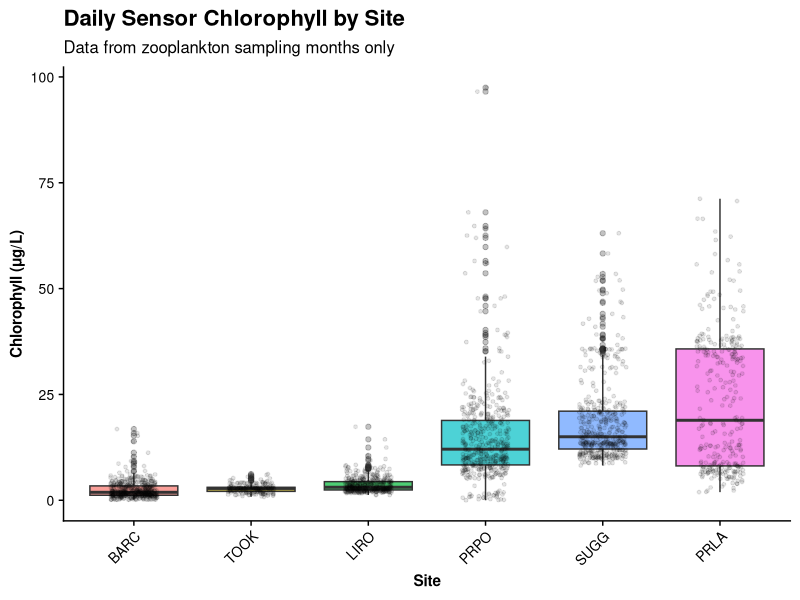
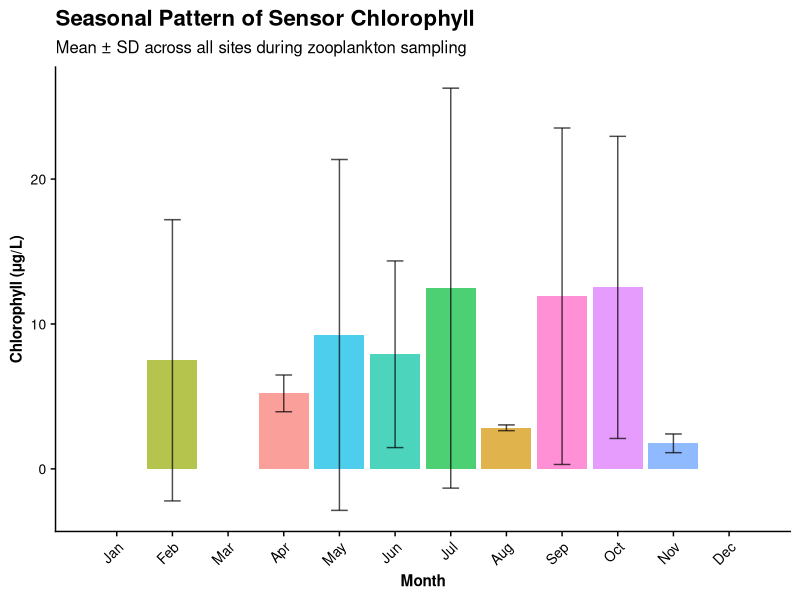
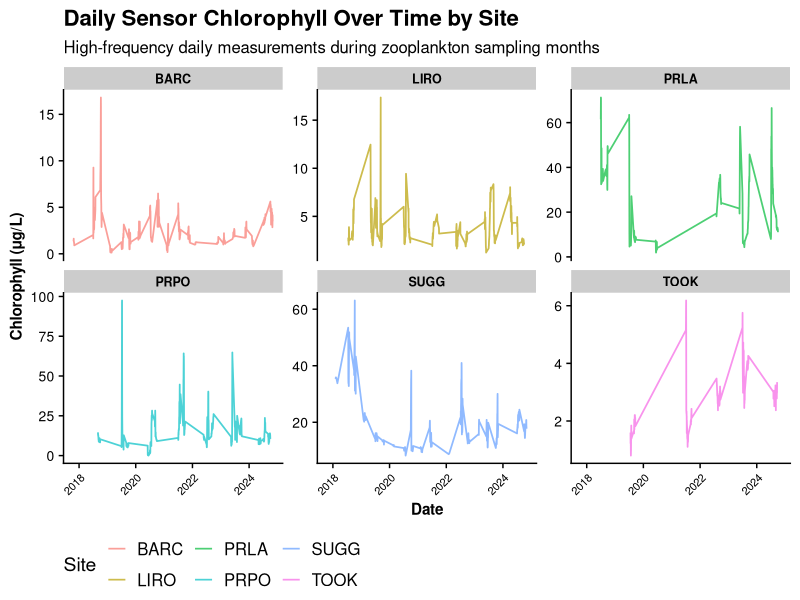
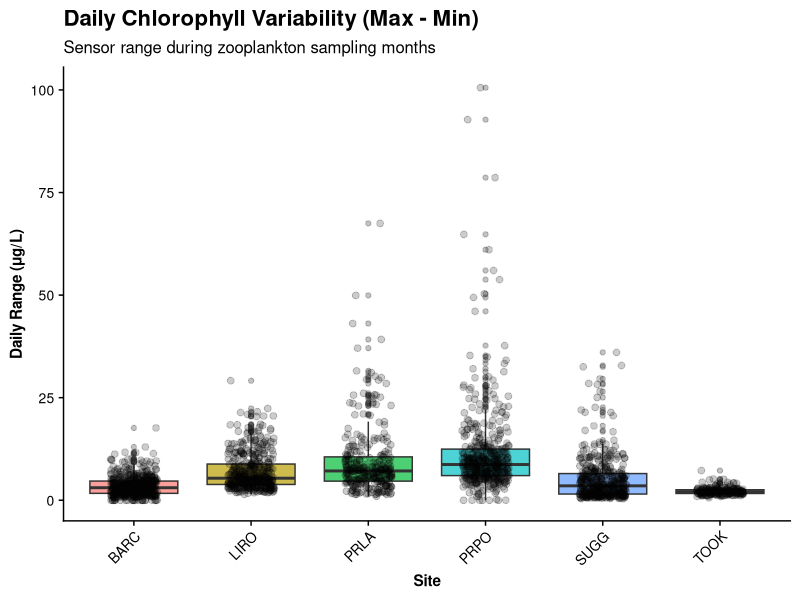
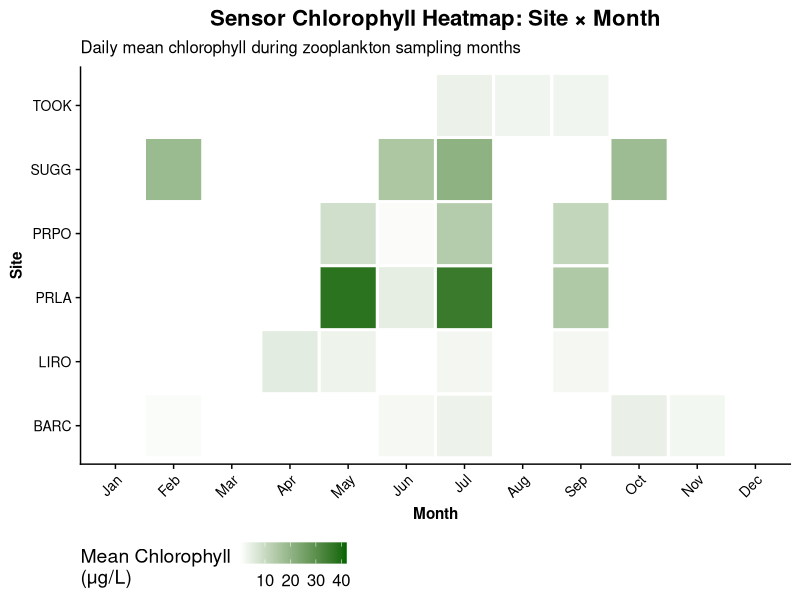

Write the R code that produced these figures, in order.
# Phytoplankton Chlorophyll Sensor Data Analysis
# Purpose: Analyze daily chlorophyll sensor measurements during zooplankton sampling months
#          Compare sensor-based chlorophyll patterns with discrete sample data (Script 20)
# Date: 2026-05-04
#
# INPUTS:
#   - data-raw/NEON_daily_summaries/NEON_daily_sensor_chlorophyll_stats.csv
#     (Daily chlorophyll sensor measurements: meanChlorophyll, max, min)
#   - data-processed/zooplankton_body_size_summary_adults_2014_2026.csv
#     (Body size data with collection dates to identify sampling months)
#
# OUTPUTS:
#   - data-processed/sensor_chlorophyll_during_zooplankton_sampling.csv
#     (Daily sensor chlorophyll data filtered to zooplankton sampling months)
#   - stats-tables/sensor_chlorophyll_summary_by_site_month.csv
#     (Monthly sensor chlorophyll summaries by site)
#   - figures/sensor_chlorophyll_*.png (5+ visualization figures)
#
# NOTE: Sensor chlorophyll = continuous daily measurements
#       vs. Script 20 discrete samples = episodic sample-based measurements

library(tidyverse)
library(readr)
library(lubridate)
library(cowplot)

theme_set(theme_cowplot() +
  theme(
    axis.text = element_text(size = 10),
    axis.title = element_text(size = 11, face = "bold"),
    strip.text = element_text(size = 9, face = "bold"),
    legend.position = "bottom"
  ))

# Create output directories if needed
if (!dir.exists("figures")) {
  dir.create("figures", showWarnings = FALSE)
}
if (!dir.exists("stats-tables")) {
  dir.create("stats-tables", showWarnings = FALSE)
}

# ============================================================================
# Part 1: Load Data
# ============================================================================

cat("Loading sensor chlorophyll data...\n\n")

sensor_chl_raw <- read_csv("data-raw/NEON_daily_summaries/NEON_daily_sensor_chlorophyll_stats.csv")

cat("Raw sensor chlorophyll data:\n")
cat("  Records:", nrow(sensor_chl_raw), "\n")
cat("  Sites:", n_distinct(sensor_chl_raw$siteID), "\n")
cat("  Date range:", min(sensor_chl_raw$date), "to", max(sensor_chl_raw$date), "\n\n")

# Load zooplankton body size data to identify sampling months
cat("Loading zooplankton body size data (to identify sampling months)...\n\n")

zoo_body_size <- read_csv("data-processed/zooplankton_body_size_summary_adults_2014_2026.csv")

# Get the unique months when zooplankton are sampled (by site and month)
zoo_sampling_months <- zoo_body_size |>
  mutate(
    collectDate = as.Date(collectDate),
    year = year(collectDate),
    month = month(collectDate)
  ) |>
  select(siteID, year, month) |>
  distinct() |>
  arrange(siteID, year, month)

cat("Zooplankton sampling months identified:\n")
cat("  Site-month combinations:", nrow(zoo_sampling_months), "\n")
cat("  Unique sites:", n_distinct(zoo_sampling_months$siteID), "\n\n")

# ============================================================================
# Part 2: Filter Sensor Chlorophyll to Zooplankton Sampling Months
# ============================================================================

cat("Filtering sensor chlorophyll data to zooplankton sampling months...\n\n")

sensor_chl_processed <- sensor_chl_raw |>
  mutate(
    date = as.Date(date),
    year = year(date),
    month = month(date)
  ) |>
  # Filter to zooplankton sites
  filter(siteID %in% c("BARC", "CRAM", "LIRO", "PRLA", "PRPO", "SUGG", "TOOK")) |>
  # Inner join to keep only sensor data from months when zooplankton were sampled
  inner_join(
    zoo_sampling_months,
    by = c("siteID", "year", "month")
  ) |>
  select(siteID, year, month, date, meanChlorophyll, maxChlorophyll, minChlorophyll)

cat("Sensor chlorophyll data filtered to zooplankton sampling months:\n")
cat("  Records retained:", nrow(sensor_chl_processed), "\n")
cat("  Percent of original:", round(nrow(sensor_chl_processed) / nrow(sensor_chl_raw) * 100, 1), "%\n\n")

# ============================================================================
# Part 3: Summary Statistics
# ============================================================================

cat("Calculating sensor chlorophyll summary statistics...\n\n")

# By site-month
sensor_chl_by_site_month <- sensor_chl_processed |>
  group_by(siteID, year, month) |>
  summarise(
    n_days = n(),
    chl_mean = mean(meanChlorophyll, na.rm = TRUE),
    chl_sd = sd(meanChlorophyll, na.rm = TRUE),
    chl_min = min(minChlorophyll, na.rm = TRUE),
    chl_max = max(maxChlorophyll, na.rm = TRUE),
    chl_daily_cv = sd(meanChlorophyll, na.rm = TRUE) / mean(meanChlorophyll, na.rm = TRUE),  # Coefficient of variation
    .groups = "drop"
  ) |>
  arrange(siteID, year, month)

cat("Sensor chlorophyll summary by site-month:\n")
cat("  Unique site-month combinations:", nrow(sensor_chl_by_site_month), "\n\n")

# By site (overall)
sensor_chl_by_site <- sensor_chl_by_site_month |>
  group_by(siteID) |>
  summarise(
    n_sampling_months = n(),
    chl_mean_overall = mean(chl_mean, na.rm = TRUE),
    chl_sd_overall = sd(chl_mean, na.rm = TRUE),
    chl_min_overall = min(chl_min, na.rm = TRUE),
    chl_max_overall = max(chl_max, na.rm = TRUE),
    chl_variability = mean(chl_daily_cv, na.rm = TRUE),  # Average daily variability
    .groups = "drop"
  ) |>
  arrange(desc(chl_mean_overall))

cat("Sensor chlorophyll summary by site:\n")
print(sensor_chl_by_site)
cat("\n")

# By month (across all sites)
sensor_chl_by_month <- sensor_chl_processed |>
  group_by(month) |>
  summarise(
    n_days = n(),
    chl_mean = mean(meanChlorophyll, na.rm = TRUE),
    chl_sd = sd(meanChlorophyll, na.rm = TRUE),
    chl_min = min(minChlorophyll, na.rm = TRUE),
    chl_max = max(maxChlorophyll, na.rm = TRUE),
    .groups = "drop"
  ) |>
  mutate(
    month_name = month.abb[month]
  ) |>
  arrange(month)

cat("Sensor chlorophyll summary by month (across all sites):\n")
cat("  Mean:", round(mean(sensor_chl_processed$meanChlorophyll, na.rm = TRUE), 2), "μg/L\n")
cat("  SD:", round(sd(sensor_chl_processed$meanChlorophyll, na.rm = TRUE), 2), "μg/L\n")
cat("  Range:", round(min(sensor_chl_processed$minChlorophyll, na.rm = TRUE), 2), "-",
    round(max(sensor_chl_processed$maxChlorophyll, na.rm = TRUE), 2), "μg/L\n\n")

# ============================================================================
# Part 4: Save Processed Data
# ============================================================================

cat("Saving processed data...\n\n")

write_csv(sensor_chl_processed, "data-processed/sensor_chlorophyll_during_zooplankton_sampling.csv")
cat("✓ Saved: data-processed/sensor_chlorophyll_during_zooplankton_sampling.csv\n")

write_csv(sensor_chl_by_site_month, "stats-tables/sensor_chlorophyll_summary_by_site_month.csv")
cat("✓ Saved: stats-tables/sensor_chlorophyll_summary_by_site_month.csv\n\n")

# ============================================================================
# Part 5: Create Visualizations
# ============================================================================

cat("Creating visualizations...\n\n")

# Plot 1: Sensor chlorophyll by site (boxplot)
p1_by_site <- sensor_chl_processed |>
  mutate(siteID = fct_reorder(siteID, meanChlorophyll, .fun = median)) |>
  ggplot(aes(x = siteID, y = meanChlorophyll, fill = siteID)) +
  geom_boxplot(alpha = 0.7, outlier.alpha = 0.3) +
  geom_jitter(width = 0.2, alpha = 0.1, size = 1) +
  labs(
    title = "Daily Sensor Chlorophyll by Site",
    subtitle = "Data from zooplankton sampling months only",
    x = "Site",
    y = "Chlorophyll (μg/L)"
  ) +
  theme(legend.position = "none", axis.text.x = element_text(angle = 45, hjust = 1))

ggsave("figures/sensor_chlorophyll_by_site.png", p1_by_site, width = 10, height = 7, dpi = 300)
cat("✓ Saved: figures/sensor_chlorophyll_by_site.png\n")

# Plot 2: Sensor chlorophyll by month (seasonal pattern)
p2_by_month <- sensor_chl_by_month |>
  ggplot(aes(x = month, y = chl_mean, fill = month_name)) +
  geom_col(alpha = 0.7) +
  geom_errorbar(aes(ymin = chl_mean - chl_sd, ymax = chl_mean + chl_sd),
                width = 0.3, alpha = 0.7) +
  scale_x_continuous(
    breaks = 1:12,
    labels = month.abb,
    limits = c(0.5, 12.5)
  ) +
  labs(
    title = "Seasonal Pattern of Sensor Chlorophyll",
    subtitle = "Mean ± SD across all sites during zooplankton sampling",
    x = "Month",
    y = "Chlorophyll (μg/L)"
  ) +
  theme(legend.position = "none", axis.text.x = element_text(angle = 45, hjust = 1))

ggsave("figures/sensor_chlorophyll_seasonal_pattern.png", p2_by_month, width = 10, height = 7, dpi = 300)
cat("✓ Saved: figures/sensor_chlorophyll_seasonal_pattern.png\n")

# Plot 3: Sensor chlorophyll over time (time series by site with daily resolution)
p3_time_series <- sensor_chl_processed |>
  ggplot(aes(x = date, y = meanChlorophyll, color = siteID)) +
  geom_line(size = 0.6, alpha = 0.7) +
  facet_wrap(~siteID, scales = "free_y", ncol = 3) +
  labs(
    title = "Daily Sensor Chlorophyll Over Time by Site",
    subtitle = "High-frequency daily measurements during zooplankton sampling months",
    x = "Date",
    y = "Chlorophyll (μg/L)",
    color = "Site"
  ) +
  theme(
    legend.position = "bottom",
    axis.text.x = element_text(angle = 45, hjust = 1, size = 8)
  )

ggsave("figures/sensor_chlorophyll_time_series_by_site.png", p3_time_series, width = 14, height = 10, dpi = 300)
cat("✓ Saved: figures/sensor_chlorophyll_time_series_by_site.png\n")

# Plot 4: Daily variability (max - min)
sensor_chl_processed_var <- sensor_chl_processed |>
  mutate(
    daily_range = maxChlorophyll - minChlorophyll
  )

p4_variability <- sensor_chl_processed_var |>
  ggplot(aes(x = siteID, y = daily_range, fill = siteID)) +
  geom_boxplot(alpha = 0.7, outlier.alpha = 0.3) +
  geom_jitter(width = 0.2, alpha = 0.2, size = 2) +
  labs(
    title = "Daily Chlorophyll Variability (Max - Min)",
    subtitle = "Sensor range during zooplankton sampling months",
    x = "Site",
    y = "Daily Range (μg/L)"
  ) +
  theme(legend.position = "none", axis.text.x = element_text(angle = 45, hjust = 1))

ggsave("figures/sensor_chlorophyll_daily_variability.png", p4_variability, width = 10, height = 7, dpi = 300)
cat("✓ Saved: figures/sensor_chlorophyll_daily_variability.png\n")

# Plot 5: Heatmap - mean daily chlorophyll by site and month
sensor_chl_heatmap_data <- sensor_chl_by_site_month |>
  mutate(month_name = month.abb[month]) |>
  select(siteID, month_name, chl_mean) |>
  pivot_wider(
    names_from = month_name,
    values_from = chl_mean,
    values_fill = NA
  )

p5_heatmap <- sensor_chl_by_site_month |>
  mutate(month_name = month.abb[month]) |>
  ggplot(aes(x = month_name, y = siteID, fill = chl_mean)) +
  geom_tile(color = "white", size = 1) +
  scale_fill_gradient(low = "white", high = "darkgreen", name = "Mean Chlorophyll\n(μg/L)", na.value = "gray90") +
  scale_x_discrete(limits = month.abb) +
  labs(
    title = "Sensor Chlorophyll Heatmap: Site × Month",
    subtitle = "Daily mean chlorophyll during zooplankton sampling months",
    x = "Month",
    y = "Site"
  ) +
  theme(
    axis.text.x = element_text(angle = 45, hjust = 1),
    plot.title = element_text(hjust = 0.5)
  )

ggsave("figures/sensor_chlorophyll_heatmap_site_month.png", p5_heatmap, width = 12, height = 8, dpi = 300)
cat("✓ Saved: figures/sensor_chlorophyll_heatmap_site_month.png\n\n")

# ============================================================================
# Part 6: Summary Report
# ============================================================================

cat(paste(rep("=", 80), collapse = ""), "\n")
cat("SENSOR CHLOROPHYLL ANALYSIS SUMMARY\n")
cat(paste(rep("=", 80), collapse = ""), "\n\n")

cat("DATA RETAINED:\n")
cat("  Original sensor chlorophyll records:", nrow(sensor_chl_raw), "\n")
cat("  Filtered to zoo sampling months:", nrow(sensor_chl_processed), "\n")
cat("  Retention rate:", round(nrow(sensor_chl_processed) / nrow(sensor_chl_raw) * 100, 1), "%\n\n")

cat("OVERALL SENSOR CHLOROPHYLL PATTERNS:\n")
cat("  Mean:", round(mean(sensor_chl_processed$meanChlorophyll, na.rm = TRUE), 2), "μg/L\n")
cat("  Median:", round(median(sensor_chl_processed$meanChlorophyll, na.rm = TRUE), 2), "μg/L\n")
cat("  SD:", round(sd(sensor_chl_processed$meanChlorophyll, na.rm = TRUE), 2), "μg/L\n")
cat("  Range:", round(min(sensor_chl_processed$minChlorophyll, na.rm = TRUE), 2), "-",
    round(max(sensor_chl_processed$maxChlorophyll, na.rm = TRUE), 2), "μg/L\n\n")

cat("DAILY VARIABILITY:\n")
cat("  Mean daily range (max-min):", round(mean(sensor_chl_processed_var$daily_range, na.rm = TRUE), 2), "μg/L\n")
cat("  This shows diel (daily) cycle variability in chlorophyll from photosynthesis\n\n")

cat("BY SITE (ranked by mean sensor chlorophyll):\n")
print(sensor_chl_by_site)
cat("\n")

cat("SEASONAL PATTERN:\n")
cat("  Highest chlorophyll month:", sensor_chl_by_month$month_name[which.max(sensor_chl_by_month$chl_mean)],
    "(", round(max(sensor_chl_by_month$chl_mean), 2), "μg/L )\n")
cat("  Lowest chlorophyll month:", sensor_chl_by_month$month_name[which.min(sensor_chl_by_month$chl_mean)],
    "(", round(min(sensor_chl_by_month$chl_mean), 2), "μg/L )\n\n")

# Interpretation
cat("INTERPRETATION:\n")
cat("  - Sensor chlorophyll = continuous daily measurements (high temporal resolution)\n")
cat("  - vs. Script 20 discrete samples = episodic sampling (lower frequency)\n")
cat("  - Daily variability reflects photosynthetic diel cycle\n")
cat("  - High max-min range = strong daily photosynthesis cycle\n")
cat("  - Can be compared with zooplankton body size and oxygen dynamics\n\n")

cat("COMPARISON WITH SCRIPT 20 (Discrete Samples):\n")
cat("  Script 20: Episodic sampling (few samples per month per site)\n")
cat("  Script 21: Continuous sensor (daily measurements)\n")
cat("  Both can be merged with body size data for comprehensive food availability analysis\n\n")

cat(paste(rep("=", 80), collapse = ""), "\n")
cat("Analysis complete. Data and figures saved.\n")
cat(paste(rep("=", 80), collapse = ""), "\n\n")
